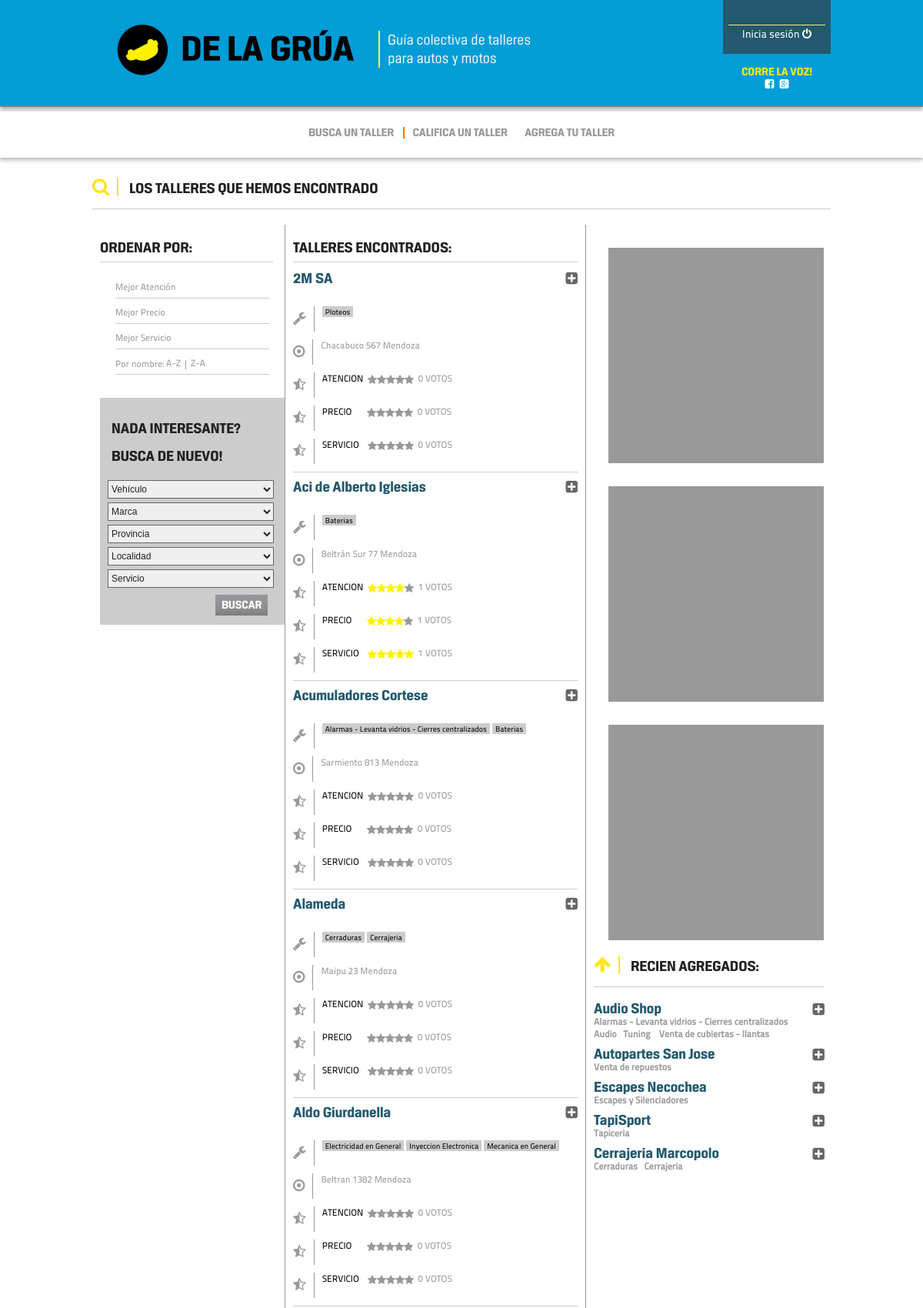
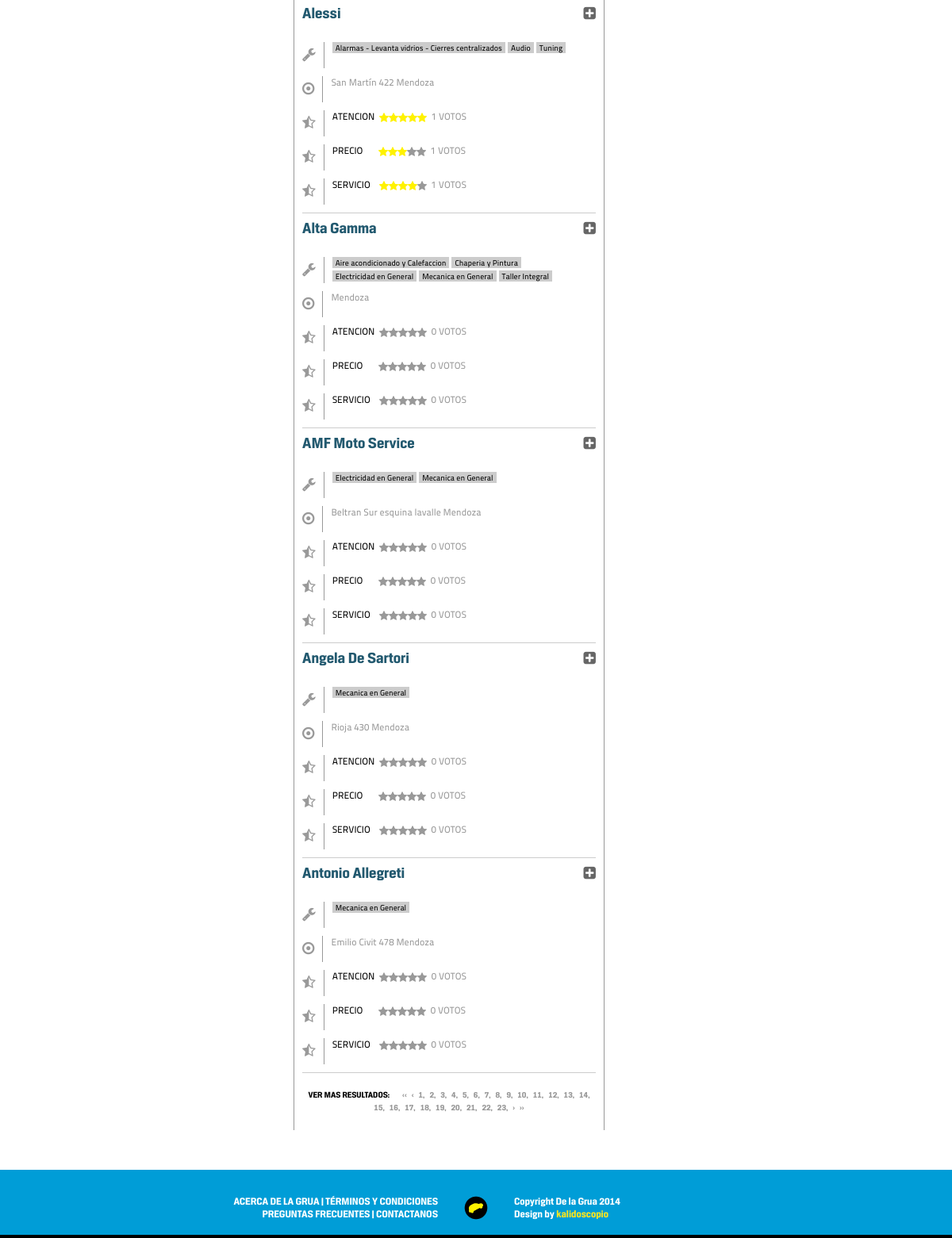
Screenshot of /resultado_busqueda25112014.php with the database file from the repository (2 pictures, top to bottom).
### tables this page shows
CREATE TABLE `dlg_taller` (
  `idtaller` int(11) NOT NULL AUTO_INCREMENT,
  `nombre` varchar(100) NOT NULL,
  `tipovehiculo` varchar(10) DEFAULT NULL,
  `idmarca` int(11) DEFAULT NULL,
  `idprovincia` varchar(255) DEFAULT NULL,
  `idlocalidad` varchar(255) DEFAULT NULL,
  `domicilio` varchar(255) DEFAULT NULL,
  `telefonocodarea` varchar(10) DEFAULT NULL,
  `telefono` varchar(50) DEFAULT NULL,
  `email` varchar(255) DEFAULT NULL,
  `web` varchar(255) DEFAULT NULL,
  `googlemap` text,
  `foto1` varchar(255) DEFAULT NULL,
  `foto2` varchar(255) DEFAULT NULL,
  `foto3` varchar(255) DEFAULT NULL,
  `activo` int(11) DEFAULT NULL,
  `atencion` bigint(20) NOT NULL DEFAULT '0',
  `precio` bigint(20) NOT NULL DEFAULT '0',
  `servicio` bigint(20) NOT NULL DEFAULT '0',
  `website` varchar(255) DEFAULT NULL,
  `url` varchar(255) DEFAULT NULL,
  `reference` varchar(255) DEFAULT NULL,
  `place_id` varchar(255) DEFAULT NULL,
  `direction` varchar(255) DEFAULT NULL,
  `administrative_area_level_1` varchar(255) DEFAULT NULL,
  `country_short` varchar(255) DEFAULT NULL,
  `country` varchar(255) DEFAULT NULL,
  `sublocality` varchar(255) DEFAULT NULL,
  `locality` varchar(255) DEFAULT NULL,
  `postal_code` varchar(255) DEFAULT NULL,
  `street_number` varchar(255) DEFAULT NULL,
  `route` varchar(255) DEFAULT NULL,
  `viewport` varchar(255) DEFAULT NULL,
  `bounds` varchar(255) DEFAULT NULL,
  `formatted_address` varchar(255) DEFAULT NULL,
  `location_type` varchar(255) DEFAULT NULL,
  `location` varchar(255) DEFAULT NULL,
  `lng` varchar(255) DEFAULT NULL,
  `lat` varchar(255) DEFAULT NULL,
  `point_of_interest` varchar(255) DEFAULT NULL,
  PRIMARY KEY (`idtaller`),
  KEY `idtaller` (`idtaller`)
);

CREATE TABLE `dlg_servicio` (
  `idservicio` int(11) NOT NULL AUTO_INCREMENT,
  `servicio` varchar(100) NOT NULL,
  PRIMARY KEY (`idservicio`),
  KEY `idservicio` (`idservicio`)
);

CREATE TABLE `dlg_provincia` (
  `idprovincia` int(11) NOT NULL AUTO_INCREMENT,
  `provincia` varchar(100) NOT NULL,
  PRIMARY KEY (`idprovincia`),
  KEY `idprovincia` (`idprovincia`)
);

### resultado_busqueda25112014.php (the view, shortened to what the rows shown need)
<?php require_once('Connections/config.php'); ?>
<?php require_once('funciones.php'); ?>
<?php
$currentPage = $_SERVER["PHP_SELF"];
$maxRows_registros = 10;
$pageNum_registros = 0;
$startRow_registros = $pageNum_registros * $maxRows_registros;
$colname6_registros = "ASC";
$colname7_registros = "nombre";
$query_registros = "SELECT dlg_taller.idtaller, dlg_taller.nombre, dlg_taller.tipovehiculo, dlg_taller.atencion, dlg_taller.precio, dlg_taller.servicio, dlg_taller.domicilio, dlg_localidad.localidad, dlg_provincia.provincia FROM dlg_taller LEFT JOIN dlg_marca ON dlg_taller.idmarca = dlg_marca.idmarca LEFT JOIN dlg_tallerservicio ON dlg_tallerservicio.idtaller = dlg_taller.idtaller LEFT JOIN dlg_localidad ON dlg_taller.idlocalidad = dlg_localidad.idlocalidad LEFT JOIN dlg_provincia ON dlg_taller.idprovincia = dlg_provincia.idprovincia WHERE activo = 1 ";
$query_registros .= " GROUP BY idtaller ORDER BY dlg_taller." . $colname7_registros . " " . $colname6_registros;
$query_limit_registros = sprintf("%s LIMIT %d, %d", $query_registros, $startRow_registros, $maxRows_registros);
$registros = mysql_query($query_limit_registros, $config) or die(mysql_error());
$row_registros = mysql_fetch_assoc($registros);
if (isset($_GET['totalRows_registros'])) {
  $totalRows_registros = $_GET['totalRows_registros'];
} else {
  $all_registros = mysql_query($query_registros);
  $totalRows_registros = mysql_num_rows($all_registros);
}
$totalPages_registros = ceil($totalRows_registros/$maxRows_registros)-1;
$queryString_registros = "";
$queryString_registros = sprintf("&totalRows_registros=%d%s", $totalRows_registros, $queryString_registros);
$maxRows_registros10 = 5;
$pageNum_registros10 = 0;
$startRow_registros10 = $pageNum_registros10 * $maxRows_registros10;
$query_registros10 = "SELECT * FROM dlg_taller ORDER BY idtaller DESC";
$query_limit_registros10 = sprintf("%s LIMIT %d, %d", $query_registros10, $startRow_registros10, $maxRows_registros10);
$registros10 = mysql_query($query_limit_registros10, $config) or die(mysql_error());
$row_registros10 = mysql_fetch_assoc($registros10);
if (isset($_GET['totalRows_registros10'])) {
  $totalRows_registros10 = $_GET['totalRows_registros10'];
} else {
  $all_registros10 = mysql_query($query_registros10);
  $totalRows_registros10 = mysql_num_rows($all_registros10);
}
?>
<!DOCTYPE html>
 <html class="no-js">
<head>
<link rel="stylesheet" href="css/normalize.min.css">
<link rel="stylesheet" href="css/main.css">
<link href="css/grua.css" rel="stylesheet" type="text/css">
<link href="fonts/fuentes.css" rel="stylesheet" type="text/css">
<link href="font-awesome/css/font-awesome.min.css" rel="stylesheet" type="text/css">
<script src="js/vendor/modernizr-2.6.2-respond-1.1.0.min.js"></script></head>
<script src="js/vendor/modernizr-2.6.2-respond-1.1.0.min.js"></script></head>
<link rel="stylesheet" type="text/css" href="css/fancyapps/jquery.fancybox.css?v=2.1.5" media="screen" />
<body>
<div class="wrapper">
<div class="contenido">
<div class="cont">
<div class="cont960">
<div class="resultados-busquedas">
<div class="izquierda screen">
     <h1>ORDENAR POR:</h1>
     <div class="cuadro-busq">
            <form action="resultado_busqueda.php" id="formbuscar2" name="formbuscar2" method="get">
            <h1>NADA INTERESANTE?<br>BUSCA DE NUEVO!</h1>
            </form>
            </div>
</div>
<div class="centro">
     <h1>TALLERES ENCONTRADOS:</h1>
<?php if ($totalRows_registros > 0) {  ?>
<?php do { ?>
<?php
$colname_registros11 = $row_registros['idtaller'];
$query_registros11 = sprintf("SELECT dlg_servicio.servicio FROM dlg_tallerservicio LEFT JOIN dlg_servicio ON dlg_tallerservicio.idservicio = dlg_servicio.idservicio WHERE dlg_tallerservicio.idtaller = %s ORDER BY dlg_servicio.servicio ASC", GetSQLValueString($colname_registros11, "int"));
$registros11 = mysql_query($query_registros11, $config) or die(mysql_error());
$row_registros11 = mysql_fetch_assoc($registros11);
$totalRows_registros11 = mysql_num_rows($registros11);
$colname_registro2 = $row_registros['idtaller'];
$query_registro2 = sprintf("SELECT COUNT(atencion) AS atencionvotos, SUM(atencion) AS atencionvalor, COUNT(precio) AS preciovotos, SUM(precio) AS preciovalor, COUNT(servicio) AS serviciovotos, SUM(servicio) AS serviciovalor FROM dlg_calificacion WHERE publicar = '1' AND idtaller = %s", GetSQLValueString($colname_registro2, "int"));
$registro2 = mysql_query($query_registro2, $config) or die(mysql_error());
$row_registro2 = mysql_fetch_assoc($registro2);
?>
<div class="box-centro">
          <h2><?php echo $row_registros['nombre']; ?> <a href="taller_info.php?id=<?php echo $row_registros['idtaller']; ?>" class="fa fa-plus-square"></a></h2>
          <h3>&nbsp;</h3>
          <div class="box-iconos"><i class="fa fa-wrench"></i> <?php if ($totalRows_registros11 > 0) { ?><?php do { ?><a class="b1"><?php echo $row_registros11['servicio']; ?></a><?php } while ($row_registros11 = mysql_fetch_assoc($registros11)); ?><?php } ?></div>
          <div class="box-iconos"><i class="fa fa-dot-circle-o"></i> <p><span class="gris"><?php echo $row_registros['domicilio']; ?> <?php echo $row_registros['localidad']; ?> <?php echo $row_registros['provincia']; ?></span></p></div>
          <div class="box-iconos"><i class="fa fa-star-half-empty"></i> <p>ATENCION&nbsp;
          <?php
				if($row_registro2['atencionvotos'] > 0){
					$estrellas = round($row_registro2['atencionvalor']/$row_registro2['atencionvotos']);
				} else {
					$estrellas = 0;
				}
                switch ($estrellas) {
                    case 0:
                        echo "<img src=\"img/iconos/estrellita-gris.png\"/><img src=\"img/iconos/estrellita-gris.png\"/><img src=\"img/iconos/estrellita-gris.png\"/><img src=\"img/iconos/estrellita-gris.png\"/><img src=\"img/iconos/estrellita-gris.png\"/>";
                        break;
                    case 4:
                        echo "<img src=\"img/iconos/estrellita-amarilla.png\"><img src=\"img/iconos/estrellita-amarilla.png\"><img src=\"img/iconos/estrellita-amarilla.png\"/><img src=\"img/iconos/estrellita-amarilla.png\"/><img src=\"img/iconos/estrellita-gris.png\"/>";
                        break;
                    case 5:
                        echo "<img src=\"img/iconos/estrellita-amarilla.png\"><img src=\"img/iconos/estrellita-amarilla.png\"><img src=\"img/iconos/estrellita-amarilla.png\"/><img src=\"img/iconos/estrellita-amarilla.png\"/><img src=\"img/iconos/estrellita-amarilla.png\"/>";
                        break;
                }
                ?>
<span class="gris">&nbsp;&nbsp;<?php echo $row_registro2['atencionvotos']; ?> VOTOS</span></p></div>
          <div class="box-iconos"><i class="fa fa-star-half-empty"></i>
            <p>PRECIO &nbsp;&nbsp;&nbsp;&nbsp;&nbsp;&nbsp;<?php
				if($row_registro2['preciovotos'] > 0){
					$estrellas = round($row_registro2['preciovalor']/$row_registro2['preciovotos']);
				} else {
					$estrellas = 0;
				}
                switch ($estrellas) {
                    case 0:
                        echo "<img src=\"img/iconos/estrellita-gris.png\"/><img src=\"img/iconos/estrellita-gris.png\"/><img src=\"img/iconos/estrellita-gris.png\"/><img src=\"img/iconos/estrellita-gris.png\"/><img src=\"img/iconos/estrellita-gris.png\"/>";
                        break;
                    case 3:
                        echo "<img src=\"img/iconos/estrellita-amarilla.png\"><img src=\"img/iconos/estrellita-amarilla.png\"><img src=\"img/iconos/estrellita-amarilla.png\"/><img src=\"img/iconos/estrellita-gris.png\"/><img src=\"img/iconos/estrellita-gris.png\"/>";
                        break;
                    case 4:
                        echo "<img src=\"img/iconos/estrellita-amarilla.png\"><img src=\"img/iconos/estrellita-amarilla.png\"><img src=\"img/iconos/estrellita-amarilla.png\"/><img src=\"img/iconos/estrellita-amarilla.png\"/><img src=\"img/iconos/estrellita-gris.png\"/>";
                        break;
                }
                ?>
<span class="gris">&nbsp;&nbsp;<?php echo $row_registro2['preciovotos']; ?> VOTOS</span></p>
          </div>
          <div class="box-iconos"><i class="fa fa-star-half-empty"></i>
            <p>SERVICIO&nbsp;&nbsp;&nbsp;&nbsp;<?php
				if($row_registro2['serviciovotos'] > 0){
					$estrellas = round($row_registro2['serviciovalor']/$row_registro2['serviciovotos']);
				} else {
					$estrellas = 0;
				}
                switch ($estrellas) {
                    case 0:
                        echo "<img src=\"img/iconos/estrellita-gris.png\"/><img src=\"img/iconos/estrellita-gris.png\"/><img src=\"img/iconos/estrellita-gris.png\"/><img src=\"img/iconos/estrellita-gris.png\"/><img src=\"img/iconos/estrellita-gris.png\"/>";
                        break;
                    case 4:
                        echo "<img src=\"img/iconos/estrellita-amarilla.png\"><img src=\"img/iconos/estrellita-amarilla.png\"><img src=\"img/iconos/estrellita-amarilla.png\"/><img src=\"img/iconos/estrellita-amarilla.png\"/><img src=\"img/iconos/estrellita-gris.png\"/>";
                        break;
                    case 5:
                        echo "<img src=\"img/iconos/estrellita-amarilla.png\"><img src=\"img/iconos/estrellita-amarilla.png\"><img src=\"img/iconos/estrellita-amarilla.png\"><img src=\"img/iconos/estrellita-amarilla.png\"><img src=\"img/iconos/estrellita-amarilla.png\">";
                        break;
                }
                ?>
<span class="gris">&nbsp;&nbsp;<?php echo $row_registro2['serviciovotos']; ?> VOTOS</span></p>
          </div>
</div>
<?php } while ($row_registros = mysql_fetch_assoc($registros)); ?>
<?php }  ?>
<?php if ($totalRows_registros > 0) {  ?>
     <li><a href="<?php printf("%s?pageNum_registros=%d%s", $currentPage, 0, $queryString_registros); ?>">‹‹</a></li>
     <li><a href="<?php printf("%s?pageNum_registros=%d%s", $currentPage, max(0, $pageNum_registros - 1), $queryString_registros); ?>">‹</a></li>
	<?php for($i=0;$i<=$totalPages_registros;$i++){?>
     <li><a href="<?php printf("%s?pageNum_registros=%d%s", $currentPage, $i, $queryString_registros); ?>"><?php echo $i+1?>,</a></li>
 	 <?php } ?>
     <li><a href="<?php printf("%s?pageNum_registros=%d%s", $currentPage, min($totalPages_registros, $pageNum_registros + 1), $queryString_registros); ?>">›</a></li>
     <li><a href="<?php printf("%s?pageNum_registros=%d%s", $currentPage, $totalPages_registros, $queryString_registros); ?>">››</a></li>
<?php }  ?>
</div>
<div class="derecha">
<?php if ($totalRows_registros10 > 0) {  ?>
  <?php do { ?>
 	<?php
    $colname_registros11 = $row_registros10['idtaller'];
    $query_registros11 = sprintf("SELECT dlg_servicio.servicio FROM dlg_tallerservicio LEFT JOIN dlg_servicio ON dlg_tallerservicio.idservicio = dlg_servicio.idservicio WHERE dlg_tallerservicio.idtaller = %s ORDER BY dlg_servicio.servicio ASC", GetSQLValueString($colname_registros11, "int"));
    $registros11 = mysql_query($query_registros11, $config) or die(mysql_error());
    $row_registros11 = mysql_fetch_assoc($registros11);
    $totalRows_registros11 = mysql_num_rows($registros11);
    ?>
   <div class="recientes">
      <h2><?php echo $row_registros10['nombre']; ?> <a href="taller_info.php?id=<?php echo $row_registros10['idtaller']; ?>" class="fa fa-plus-square"></a></h2>
      <h3 class="gris"><?php if ($totalRows_registros11 > 0) { ?><?php do { ?> <?php echo $row_registros11['servicio']; ?><?php } while ($row_registros11 = mysql_fetch_assoc($registros11)); ?><?php } ?></h3>
    </div>
    <?php } while ($row_registros10 = mysql_fetch_assoc($registros10)); ?>
  <?php }  ?>
</div>
</div>
</div>
</div>
</div>
</div>
</body>
</html>

### rows the page displays
dlg_taller: nombre "2M SA", domicilio "Chacabuco 567", idprovincia.provincia "Mendoza", atencionvotos "0", preciovotos "0", serviciovotos "0"
dlg_servicio: servicio "Ploteos"
dlg_taller: nombre "Aci de Alberto Iglesias", domicilio "Beltrán Sur 77", idprovincia.provincia "Mendoza", atencionvotos "1", preciovotos "1", serviciovotos "1"
dlg_servicio: servicio "Baterias"
dlg_taller: nombre "Acumuladores Cortese", domicilio "Sarmiento 813", idprovincia.provincia "Mendoza", atencionvotos "0", preciovotos "0", serviciovotos "0"
dlg_servicio: servicio "Alarmas - Levanta vidrios - Cierres centralizados"
dlg_taller: nombre "Alameda", domicilio "Maipu 23", idprovincia.provincia "Mendoza", atencionvotos "0", preciovotos "0", serviciovotos "0"
dlg_servicio: servicio "Cerraduras"
dlg_servicio: servicio "Cerrajeria"
dlg_taller: nombre "Aldo Giurdanella", domicilio "Beltran 1382", idprovincia.provincia "Mendoza", atencionvotos "0", preciovotos "0", serviciovotos "0"
dlg_servicio: servicio "Electricidad en General"
dlg_servicio: servicio "Inyeccion Electronica"
dlg_servicio: servicio "Mecanica en General"
dlg_taller: nombre "Alessi", domicilio "San Martín 422", idprovincia.provincia "Mendoza", atencionvotos "1", preciovotos "1", serviciovotos "1"
dlg_servicio: servicio "Audio"
dlg_servicio: servicio "Tuning"
dlg_taller: nombre "Alta Gamma", idprovincia.provincia "Mendoza", atencionvotos "0", preciovotos "0", serviciovotos "0"
dlg_servicio: servicio "Aire acondicionado y Calefaccion"
dlg_servicio: servicio "Chaperia y Pintura"
dlg_servicio: servicio "Taller Integral"
dlg_taller: nombre "AMF Moto Service", domicilio "Beltran Sur esquina lavalle", idprovincia.provincia "Mendoza", atencionvotos "0", preciovotos "0", serviciovotos "0"
dlg_taller: nombre "Angela De Sartori", domicilio "Rioja 430", idprovincia.provincia "Mendoza", atencionvotos "0", preciovotos "0", serviciovotos "0"
dlg_taller: nombre "Antonio Allegreti", domicilio "Emilio Civit 478", idprovincia.provincia "Mendoza", atencionvotos "0", preciovotos "0", serviciovotos "0"
dlg_taller: nombre "Audio Shop"
dlg_servicio: servicio "Venta de cubiertas - llantas"
dlg_taller: nombre "Autopartes San Jose"
dlg_servicio: servicio "Venta de repuestos"
dlg_taller: nombre "Escapes Necochea"
dlg_servicio: servicio "Escapes y Silenciadores"
dlg_taller: nombre "TapiSport"
dlg_servicio: servicio "Tapiceria"
dlg_taller: nombre "Cerrajeria Marcopolo"
